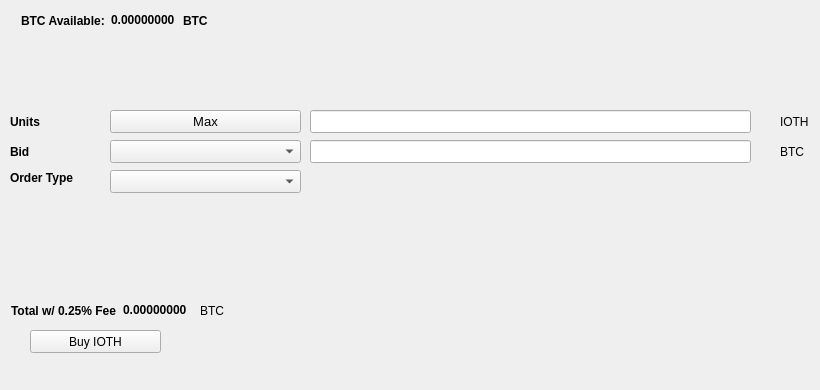
   <widget class="QWidget" name="BuyTab">
    <attribute name="title">
     <string>Buy</string>
    </attribute>
    <widget class="QPushButton" name="BuyIOTH">
     <property name="geometry">
      <rect>
       <x>30</x>
       <y>330</y>
       <width>131</width>
       <height>23</height>
      </rect>
     </property>
     <property name="text">
      <string>Buy IOTH</string>
     </property>
     <property name="icon">
      <iconset resource="../iothome.qrc">
       <normaloff>:/icons/bitcoin</normaloff>:/icons/bitcoin</iconset>
     </property>
    </widget>
    <widget class="QLabel" name="label_3">
     <property name="geometry">
      <rect>
       <x>10</x>
       <y>110</y>
       <width>46</width>
       <height>23</height>
      </rect>
     </property>
     <property name="font">
      <font>
       <weight>75</weight>
       <bold>true</bold>
      </font>
     </property>
     <property name="text">
      <string>Units</string>
     </property>
    </widget>
    <widget class="QLineEdit" name="UnitsInput">
     <property name="geometry">
      <rect>
       <x>310</x>
       <y>110</y>
       <width>441</width>
       <height>23</height>
      </rect>
     </property>
     <property name="font">
      <font>
       <pointsize>9</pointsize>
       <weight>75</weight>
       <bold>true</bold>
      </font>
     </property>
    </widget>
    <widget class="QLineEdit" name="BuyBidPriceEdit">
     <property name="geometry">
      <rect>
       <x>310</x>
       <y>140</y>
       <width>441</width>
       <height>23</height>
      </rect>
     </property>
     <property name="font">
      <font>
       <pointsize>9</pointsize>
       <weight>75</weight>
       <bold>true</bold>
      </font>
     </property>
    </widget>
    <widget class="QLabel" name="label_4">
     <property name="geometry">
      <rect>
       <x>780</x>
       <y>110</y>
       <width>31</width>
       <height>23</height>
      </rect>
     </property>
     <property name="text">
      <string>IOTH</string>
     </property>
    </widget>
    <widget class="QLabel" name="label_5">
     <property name="geometry">
      <rect>
       <x>780</x>
       <y>140</y>
       <width>31</width>
       <height>23</height>
      </rect>
     </property>
     <property name="text">
      <string>BTC</string>
     </property>
    </widget>
    <widget class="QLabel" name="label_6">
     <property name="geometry">
      <rect>
       <x>10</x>
       <y>140</y>
       <width>46</width>
       <height>23</height>
      </rect>
     </property>
     <property name="font">
      <font>
       <weight>75</weight>
       <bold>true</bold>
      </font>
     </property>
     <property name="text">
      <string>Bid</string>
     </property>
    </widget>
    <widget class="QLabel" name="label_7">
     <property name="geometry">
      <rect>
       <x>10</x>
       <y>170</y>
       <width>91</width>
       <height>16</height>
      </rect>
     </property>
     <property name="font">
      <font>
       <weight>75</weight>
       <bold>true</bold>
      </font>
     </property>
     <property name="text">
      <string>Order Type</string>
     </property>
    </widget>
    <widget class="QPushButton" name="Buy_Max_Amount">
     <property name="geometry">
      <rect>
       <x>110</x>
       <y>110</y>
       <width>191</width>
       <height>23</height>
      </rect>
     </property>
     <property name="font">
      <font>
       <pointsize>10</pointsize>
      </font>
     </property>
     <property name="text">
      <string>Max</string>
     </property>
    </widget>
    <widget class="QComboBox" name="BuyBidcomboBox">
     <property name="geometry">
      <rect>
       <x>110</x>
       <y>140</y>
       <width>191</width>
       <height>23</height>
      </rect>
     </property>
     <property name="font">
      <font>
       <pointsize>10</pointsize>
      </font>
     </property>
    </widget>
    <widget class="QComboBox" name="buyOrdertypeCombo">
     <property name="geometry">
      <rect>
       <x>110</x>
       <y>170</y>
       <width>191</width>
       <height>23</height>
      </rect>
     </property>
     <property name="font">
      <font>
       <pointsize>10</pointsize>
      </font>
     </property>
    </widget>
    <widget class="QWidget" name="layoutWidget1">
     <property name="geometry">
      <rect>
       <x>21</x>
       <y>11</y>
       <width>227</width>
       <height>19</height>
      </rect>
     </property>
     <layout class="QHBoxLayout" name="horizontalLayout_3">
      <item>
       <widget class="QLabel" name="label232">
        <property name="font">
         <font>
          <weight>75</weight>
          <bold>true</bold>
         </font>
        </property>
        <property name="text">
         <string>BTC Available:</string>
        </property>
       </widget>
      </item>
      <item>
       <widget class="QLabel" name="BtcAvailableLbl">
        <property name="palette">
         <palette>
          <active>
           <colorrole role="WindowText">
            <brush brushstyle="SolidPattern">
             <color alpha="255">
              <red>0</red>
              <green>0</green>
              <blue>0</blue>
             </color>
            </brush>
           </colorrole>
           <colorrole role="Button">
            <brush brushstyle="SolidPattern">
             <color alpha="255">
              <red>0</red>
              <green>170</green>
              <blue>0</blue>
             </color>
            </brush>
           </colorrole>
           <colorrole role="Light">
            <brush brushstyle="SolidPattern">
             <color alpha="255">
              <red>0</red>
              <green>255</green>
              <blue>0</blue>
             </color>
            </brush>
           </colorrole>
           <colorrole role="Midlight">
            <brush brushstyle="SolidPattern">
             <color alpha="255">
              <red>0</red>
              <green>212</green>
              <blue>0</blue>
             </color>
            </brush>
           </colorrole>
           <colorrole role="Dark">
            <brush brushstyle="SolidPattern">
             <color alpha="255">
              <red>0</red>
              <green>85</green>
              <blue>0</blue>
             </color>
            </brush>
           </colorrole>
           <colorrole role="Mid">
            <brush brushstyle="SolidPattern">
             <color alpha="255">
              <red>0</red>
              <green>113</green>
              <blue>0</blue>
             </color>
            </brush>
           </colorrole>
           <colorrole role="Text">
            <brush brushstyle="SolidPattern">
             <color alpha="255">
              <red>0</red>
              <green>170</green>
              <blue>0</blue>
             </color>
            </brush>
           </colorrole>
           <colorrole role="BrightText">
            <brush brushstyle="SolidPattern">
             <color alpha="255">
              <red>255</red>
              <green>255</green>
              <blue>255</blue>
             </color>
            </brush>
           </colorrole>
           <colorrole role="ButtonText">
            <brush brushstyle="SolidPattern">
             <color alpha="255">
              <red>0</red>
              <green>0</green>
              <blue>0</blue>
             </color>
            </brush>
           </colorrole>
           <colorrole role="Base">
            <brush brushstyle="SolidPattern">
             <color alpha="255">
              <red>255</red>
              <green>255</green>
              <blue>255</blue>
             </color>
            </brush>
           </colorrole>
           <colorrole role="Window">
            <brush brushstyle="SolidPattern">
             <color alpha="255">
              <red>0</red>
              <green>170</green>
              <blue>0</blue>
             </color>
            </brush>
           </colorrole>
           <colorrole role="Shadow">
            <brush brushstyle="SolidPattern">
             <color alpha="255">
              <red>0</red>
              <green>0</green>
              <blue>0</blue>
             </color>
            </brush>
           </colorrole>
           <colorrole role="AlternateBase">
            <brush brushstyle="SolidPattern">
             <color alpha="255">
              <red>127</red>
              <green>212</green>
              <blue>127</blue>
             </color>
            </brush>
           </colorrole>
           <colorrole role="ToolTipBase">
            <brush brushstyle="SolidPattern">
             <color alpha="255">
              <red>255</red>
              <green>255</green>
              <blue>220</blue>
             </color>
            </brush>
           </colorrole>
           <colorrole role="ToolTipText">
            <brush brushstyle="SolidPattern">
             <color alpha="255">
              <red>0</red>
              <green>0</green>
              <blue>0</blue>
             </color>
            </brush>
           </colorrole>
          </active>
          <inactive>
           <colorrole role="WindowText">
            <brush brushstyle="SolidPattern">
             <color alpha="255">
              <red>0</red>
              <green>0</green>
              <blue>0</blue>
             </color>
            </brush>
           </colorrole>
           <colorrole role="Button">
            <brush brushstyle="SolidPattern">
             <color alpha="255">
              <red>0</red>
              <green>170</green>
              <blue>0</blue>
             </color>
            </brush>
           </colorrole>
           <colorrole role="Light">
            <brush brushstyle="SolidPattern">
             <color alpha="255">
              <red>0</red>
              <green>255</green>
              <blue>0</blue>
             </color>
            </brush>
           </colorrole>
           <colorrole role="Midlight">
            <brush brushstyle="SolidPattern">
             <color alpha="255">
              <red>0</red>
              <green>212</green>
              <blue>0</blue>
             </color>
            </brush>
           </colorrole>
           <colorrole role="Dark">
            <brush brushstyle="SolidPattern">
             <color alpha="255">
              <red>0</red>
              <green>85</green>
              <blue>0</blue>
             </color>
            </brush>
           </colorrole>
           <colorrole role="Mid">
            <brush brushstyle="SolidPattern">
             <color alpha="255">
              <red>0</red>
              <green>113</green>
              <blue>0</blue>
             </color>
            </brush>
           </colorrole>
           <colorrole role="Text">
            <brush brushstyle="SolidPattern">
             <color alpha="255">
              <red>0</red>
              <green>170</green>
              <blue>0</blue>
             </color>
            </brush>
           </colorrole>
           <colorrole role="BrightText">
            <brush brushstyle="SolidPattern">
             <color alpha="255">
              <red>255</red>
              <green>255</green>
              <blue>255</blue>
             </color>
            </brush>
           </colorrole>
           <colorrole role="ButtonText">
            <brush brushstyle="SolidPattern">
             <color alpha="255">
              <red>0</red>
              <green>0</green>
              <blue>0</blue>
             </color>
            </brush>
           </colorrole>
           <colorrole role="Base">
            <brush brushstyle="SolidPattern">
             <color alpha="255">
              <red>255</red>
              <green>255</green>
              <blue>255</blue>
             </color>
            </brush>
           </colorrole>
           <colorrole role="Window">
            <brush brushstyle="SolidPattern">
             <color alpha="255">
              <red>0</red>
              <green>170</green>
              <blue>0</blue>
             </color>
            </brush>
           </colorrole>
           <colorrole role="Shadow">
            <brush brushstyle="SolidPattern">
             <color alpha="255">
              <red>0</red>
              <green>0</green>
              <blue>0</blue>
             </color>
            </brush>
           </colorrole>
           <colorrole role="AlternateBase">
            <brush brushstyle="SolidPattern">
             <color alpha="255">
              <red>127</red>
              <green>212</green>
              <blue>127</blue>
             </color>
            </brush>
           </colorrole>
           <colorrole role="ToolTipBase">
            <brush brushstyle="SolidPattern">
             <color alpha="255">
              <red>255</red>
              <green>255</green>
              <blue>220</blue>
             </color>
            </brush>
           </colorrole>
           <colorrole role="ToolTipText">
            <brush brushstyle="SolidPattern">
             <color alpha="255">
              <red>0</red>
              <green>0</green>
              <blue>0</blue>
             </color>
            </brush>
           </colorrole>
          </inactive>
          <disabled>
           <colorrole role="WindowText">
            <brush brushstyle="SolidPattern">
             <color alpha="255">
              <red>0</red>
              <green>85</green>
              <blue>0</blue>
             </color>
            </brush>
           </colorrole>
           <colorrole role="Button">
            <brush brushstyle="SolidPattern">
             <color alpha="255">
              <red>0</red>
              <green>170</green>
              <blue>0</blue>
             </color>
            </brush>
           </colorrole>
           <colorrole role="Light">
            <brush brushstyle="SolidPattern">
             <color alpha="255">
              <red>0</red>
              <green>255</green>
              <blue>0</blue>
             </color>
            </brush>
           </colorrole>
           <colorrole role="Midlight">
            <brush brushstyle="SolidPattern">
             <color alpha="255">
              <red>0</red>
              <green>212</green>
              <blue>0</blue>
             </color>
            </brush>
           </colorrole>
           <colorrole role="Dark">
            <brush brushstyle="SolidPattern">
             <color alpha="255">
              <red>0</red>
              <green>85</green>
              <blue>0</blue>
             </color>
            </brush>
           </colorrole>
           <colorrole role="Mid">
            <brush brushstyle="SolidPattern">
             <color alpha="255">
              <red>0</red>
              <green>113</green>
              <blue>0</blue>
             </color>
            </brush>
           </colorrole>
           <colorrole role="Text">
            <brush brushstyle="SolidPattern">
             <color alpha="255">
              <red>0</red>
              <green>85</green>
              <blue>0</blue>
             </color>
            </brush>
           </colorrole>
           <colorrole role="BrightText">
            <brush brushstyle="SolidPattern">
             <color alpha="255">
              <red>255</red>
              <green>255</green>
              <blue>255</blue>
             </color>
            </brush>
           </colorrole>
           <colorrole role="ButtonText">
            <brush brushstyle="SolidPattern">
             <color alpha="255">
              <red>0</red>
              <green>85</green>
              <blue>0</blue>
             </color>
            </brush>
           </colorrole>
           <colorrole role="Base">
            <brush brushstyle="SolidPattern">
             <color alpha="255">
              <red>0</red>
              <green>170</green>
              <blue>0</blue>
             </color>
            </brush>
           </colorrole>
           <colorrole role="Window">
            <brush brushstyle="SolidPattern">
             <color alpha="255">
              <red>0</red>
              <green>170</green>
              <blue>0</blue>
             </color>
            </brush>
           </colorrole>
           <colorrole role="Shadow">
            <brush brushstyle="SolidPattern">
             <color alpha="255">
              <red>0</red>
              <green>0</green>
              <blue>0</blue>
             </color>
            </brush>
           </colorrole>
           <colorrole role="AlternateBase">
            <brush brushstyle="SolidPattern">
             <color alpha="255">
              <red>0</red>
              <green>170</green>
              <blue>0</blue>
             </color>
            </brush>
           </colorrole>
           <colorrole role="ToolTipBase">
            <brush brushstyle="SolidPattern">
             <color alpha="255">
              <red>255</red>
              <green>255</green>
              <blue>220</blue>
             </color>
            </brush>
           </colorrole>
           <colorrole role="ToolTipText">
            <brush brushstyle="SolidPattern">
             <color alpha="255">
              <red>0</red>
              <green>0</green>
              <blue>0</blue>
             </color>
            </brush>
           </colorrole>
          </disabled>
         </palette>
        </property>
        <property name="font">
         <font>
          <weight>75</weight>
          <bold>true</bold>
         </font>
        </property>
        <property name="text">
         <string>0.00000000</string>
        </property>
        <property name="textInteractionFlags">
         <set>Qt::LinksAccessibleByMouse|Qt::TextSelectableByKeyboard|Qt::TextSelectableByMouse</set>
        </property>
       </widget>
      </item>
      <item>
       <widget class="QLabel" name="BtcAvailableLbl_2">
        <property name="font">
         <font>
          <weight>75</weight>
          <bold>true</bold>
         </font>
        </property>
        <property name="text">
         <string>BTC</string>
        </property>
       </widget>
      </item>
     </layout>
    </widget>
    <widget class="QWidget" name="layoutWidge2">
     <property name="geometry">
      <rect>
       <x>11</x>
       <y>301</y>
       <width>259</width>
       <height>19</height>
      </rect>
     </property>
     <layout class="QHBoxLayout" name="horizontalLayout_4">
      <item>
       <widget class="QLabel" name="label_9">
        <property name="font">
         <font>
          <weight>75</weight>
          <bold>true</bold>
         </font>
        </property>
        <property name="text">
         <string>Total w/ 0.25% Fee</string>
        </property>
       </widget>
      </item>
      <item>
       <widget class="QLabel" name="BuyCostLabel">
        <property name="palette">
         <palette>
          <active>
           <colorrole role="WindowText">
            <brush brushstyle="SolidPattern">
             <color alpha="255">
              <red>0</red>
              <green>0</green>
              <blue>0</blue>
             </color>
            </brush>
           </colorrole>
           <colorrole role="Button">
            <brush brushstyle="SolidPattern">
             <color alpha="255">
              <red>0</red>
              <green>170</green>
              <blue>0</blue>
             </color>
            </brush>
           </colorrole>
           <colorrole role="Light">
            <brush brushstyle="SolidPattern">
             <color alpha="255">
              <red>0</red>
              <green>255</green>
              <blue>0</blue>
             </color>
            </brush>
           </colorrole>
           <colorrole role="Midlight">
            <brush brushstyle="SolidPattern">
             <color alpha="255">
              <red>0</red>
              <green>212</green>
              <blue>0</blue>
             </color>
            </brush>
           </colorrole>
           <colorrole role="Dark">
            <brush brushstyle="SolidPattern">
             <color alpha="255">
              <red>0</red>
              <green>85</green>
              <blue>0</blue>
             </color>
            </brush>
           </colorrole>
           <colorrole role="Mid">
            <brush brushstyle="SolidPattern">
             <color alpha="255">
              <red>0</red>
              <green>113</green>
              <blue>0</blue>
             </color>
            </brush>
           </colorrole>
           <colorrole role="Text">
            <brush brushstyle="SolidPattern">
             <color alpha="255">
              <red>0</red>
              <green>170</green>
              <blue>0</blue>
             </color>
            </brush>
           </colorrole>
           <colorrole role="BrightText">
            <brush brushstyle="SolidPattern">
             <color alpha="255">
              <red>255</red>
              <green>255</green>
              <blue>255</blue>
             </color>
            </brush>
           </colorrole>
           <colorrole role="ButtonText">
            <brush brushstyle="SolidPattern">
             <color alpha="255">
              <red>0</red>
              <green>0</green>
              <blue>0</blue>
             </color>
            </brush>
           </colorrole>
           <colorrole role="Base">
            <brush brushstyle="SolidPattern">
             <color alpha="255">
              <red>255</red>
              <green>255</green>
              <blue>255</blue>
             </color>
            </brush>
           </colorrole>
           <colorrole role="Window">
            <brush brushstyle="SolidPattern">
             <color alpha="255">
              <red>0</red>
              <green>170</green>
              <blue>0</blue>
             </color>
            </brush>
           </colorrole>
           <colorrole role="Shadow">
            <brush brushstyle="SolidPattern">
             <color alpha="255">
              <red>0</red>
              <green>0</green>
              <blue>0</blue>
             </color>
            </brush>
           </colorrole>
           <colorrole role="AlternateBase">
            <brush brushstyle="SolidPattern">
             <color alpha="255">
              <red>127</red>
              <green>212</green>
              <blue>127</blue>
             </color>
            </brush>
           </colorrole>
           <colorrole role="ToolTipBase">
            <brush brushstyle="SolidPattern">
             <color alpha="255">
              <red>255</red>
              <green>255</green>
              <blue>220</blue>
             </color>
            </brush>
           </colorrole>
           <colorrole role="ToolTipText">
            <brush brushstyle="SolidPattern">
             <color alpha="255">
              <red>0</red>
              <green>0</green>
              <blue>0</blue>
             </color>
            </brush>
           </colorrole>
          </active>
          <inactive>
           <colorrole role="WindowText">
            <brush brushstyle="SolidPattern">
             <color alpha="255">
              <red>0</red>
              <green>0</green>
              <blue>0</blue>
             </color>
            </brush>
           </colorrole>
           <colorrole role="Button">
            <brush brushstyle="SolidPattern">
             <color alpha="255">
              <red>0</red>
              <green>170</green>
              <blue>0</blue>
             </color>
            </brush>
           </colorrole>
           <colorrole role="Light">
            <brush brushstyle="SolidPattern">
             <color alpha="255">
              <red>0</red>
              <green>255</green>
              <blue>0</blue>
             </color>
            </brush>
           </colorrole>
           <colorrole role="Midlight">
            <brush brushstyle="SolidPattern">
             <color alpha="255">
              <red>0</red>
              <green>212</green>
              <blue>0</blue>
             </color>
            </brush>
           </colorrole>
           <colorrole role="Dark">
            <brush brushstyle="SolidPattern">
             <color alpha="255">
              <red>0</red>
              <green>85</green>
              <blue>0</blue>
             </color>
            </brush>
           </colorrole>
           <colorrole role="Mid">
            <brush brushstyle="SolidPattern">
             <color alpha="255">
              <red>0</red>
              <green>113</green>
              <blue>0</blue>
             </color>
            </brush>
           </colorrole>
           <colorrole role="Text">
            <brush brushstyle="SolidPattern">
             <color alpha="255">
              <red>0</red>
              <green>170</green>
              <blue>0</blue>
             </color>
            </brush>
           </colorrole>
           <colorrole role="BrightText">
            <brush brushstyle="SolidPattern">
             <color alpha="255">
              <red>255</red>
              <green>255</green>
              <blue>255</blue>
             </color>
            </brush>
           </colorrole>
           <colorrole role="ButtonText">
            <brush brushstyle="SolidPattern">
             <color alpha="255">
              <red>0</red>
              <green>0</green>
              <blue>0</blue>
             </color>
            </brush>
           </colorrole>
           <colorrole role="Base">
            <brush brushstyle="SolidPattern">
             <color alpha="255">
              <red>255</red>
              <green>255</green>
              <blue>255</blue>
             </color>
            </brush>
           </colorrole>
           <colorrole role="Window">
            <brush brushstyle="SolidPattern">
             <color alpha="255">
              <red>0</red>
              <green>170</green>
              <blue>0</blue>
             </color>
            </brush>
           </colorrole>
           <colorrole role="Shadow">
            <brush brushstyle="SolidPattern">
             <color alpha="255">
              <red>0</red>
              <green>0</green>
              <blue>0</blue>
             </color>
            </brush>
           </colorrole>
           <colorrole role="AlternateBase">
            <brush brushstyle="SolidPattern">
             <color alpha="255">
              <red>127</red>
              <green>212</green>
              <blue>127</blue>
             </color>
            </brush>
           </colorrole>
           <colorrole role="ToolTipBase">
            <brush brushstyle="SolidPattern">
             <color alpha="255">
              <red>255</red>
              <green>255</green>
              <blue>220</blue>
             </color>
            </brush>
           </colorrole>
           <colorrole role="ToolTipText">
            <brush brushstyle="SolidPattern">
             <color alpha="255">
              <red>0</red>
              <green>0</green>
              <blue>0</blue>
             </color>
            </brush>
           </colorrole>
          </inactive>
          <disabled>
           <colorrole role="WindowText">
            <brush brushstyle="SolidPattern">
             <color alpha="255">
              <red>0</red>
              <green>85</green>
              <blue>0</blue>
             </color>
            </brush>
           </colorrole>
           <colorrole role="Button">
            <brush brushstyle="SolidPattern">
             <color alpha="255">
              <red>0</red>
              <green>170</green>
              <blue>0</blue>
             </color>
            </brush>
           </colorrole>
           <colorrole role="Light">
            <brush brushstyle="SolidPattern">
             <color alpha="255">
              <red>0</red>
              <green>255</green>
              <blue>0</blue>
             </color>
            </brush>
           </colorrole>
           <colorrole role="Midlight">
            <brush brushstyle="SolidPattern">
             <color alpha="255">
              <red>0</red>
              <green>212</green>
              <blue>0</blue>
             </color>
            </brush>
           </colorrole>
           <colorrole role="Dark">
            <brush brushstyle="SolidPattern">
             <color alpha="255">
              <red>0</red>
              <green>85</green>
              <blue>0</blue>
             </color>
            </brush>
           </colorrole>
           <colorrole role="Mid">
            <brush brushstyle="SolidPattern">
             <color alpha="255">
              <red>0</red>
              <green>113</green>
              <blue>0</blue>
             </color>
            </brush>
           </colorrole>
           <colorrole role="Text">
            <brush brushstyle="SolidPattern">
             <color alpha="255">
              <red>0</red>
              <green>85</green>
              <blue>0</blue>
             </color>
            </brush>
           </colorrole>
           <colorrole role="BrightText">
            <brush brushstyle="SolidPattern">
             <color alpha="255">
              <red>255</red>
              <green>255</green>
              <blue>255</blue>
             </color>
            </brush>
           </colorrole>
           <colorrole role="ButtonText">
            <brush brushstyle="SolidPattern">
             <color alpha="255">
              <red>0</red>
              <green>85</green>
              <blue>0</blue>
             </color>
            </brush>
           </colorrole>
           <colorrole role="Base">
            <brush brushstyle="SolidPattern">
             <color alpha="255">
              <red>0</red>
              <green>170</green>
              <blue>0</blue>
             </color>
            </brush>
           </colorrole>
           <colorrole role="Window">
            <brush brushstyle="SolidPattern">
             <color alpha="255">
              <red>0</red>
              <green>170</green>
              <blue>0</blue>
             </color>
            </brush>
           </colorrole>
           <colorrole role="Shadow">
            <brush brushstyle="SolidPattern">
             <color alpha="255">
              <red>0</red>
              <green>0</green>
              <blue>0</blue>
             </color>
            </brush>
           </colorrole>
           <colorrole role="AlternateBase">
            <brush brushstyle="SolidPattern">
             <color alpha="255">
              <red>0</red>
              <green>170</green>
              <blue>0</blue>
             </color>
            </brush>
           </colorrole>
           <colorrole role="ToolTipBase">
            <brush brushstyle="SolidPattern">
             <color alpha="255">
              <red>255</red>
              <green>255</green>
              <blue>220</blue>
             </color>
            </brush>
           </colorrole>
           <colorrole role="ToolTipText">
            <brush brushstyle="SolidPattern">
             <color alpha="255">
              <red>0</red>
              <green>0</green>
              <blue>0</blue>
             </color>
            </brush>
           </colorrole>
          </disabled>
         </palette>
        </property>
        <property name="font">
         <font>
          <weight>75</weight>
          <bold>true</bold>
         </font>
        </property>
        <property name="autoFillBackground">
         <bool>false</bool>
        </property>
        <property name="text">
         <string>0.00000000</string>
        </property>
        <property name="textInteractionFlags">
         <set>Qt::LinksAccessibleByMouse|Qt::TextSelectableByMouse</set>
        </property>
       </widget>
      </item>
      <item>
       <widget class="QLabel" name="label_10">
        <property name="font">
         <font>
          <weight>50</weight>
          <bold>false</bold>
         </font>
        </property>
        <property name="text">
         <string>BTC</string>
        </property>
       </widget>
      </item>
     </layout>
    </widget>
    <widget class="QLabel" name="label_24">
     <property name="geometry">
      <rect>
       <x>460</x>
       <y>300</y>
       <width>281</width>
       <height>81</height>
      </rect>
     </property>
     <property name="text">
      <string/>
     </property>
     <property name="pixmap">
      <pixmap>:/images/bittrex</pixmap>
     </property>
    </widget>
   </widget>
